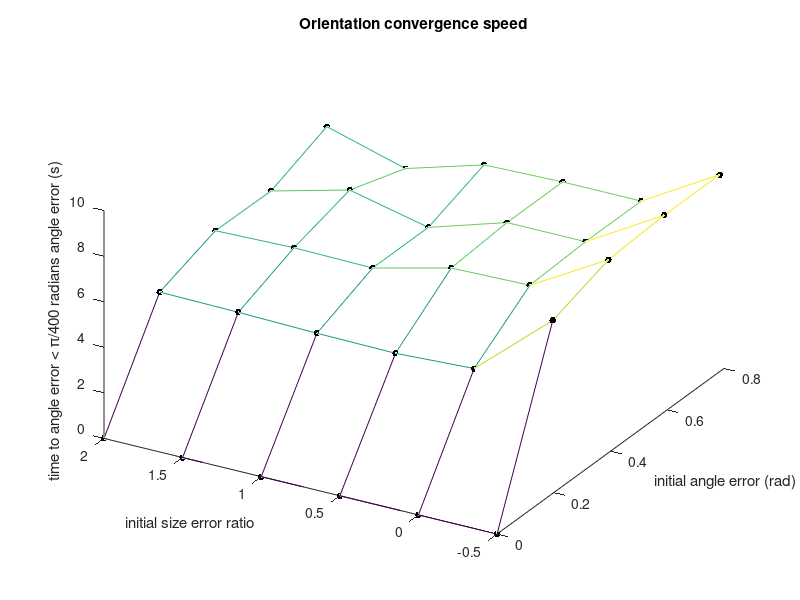
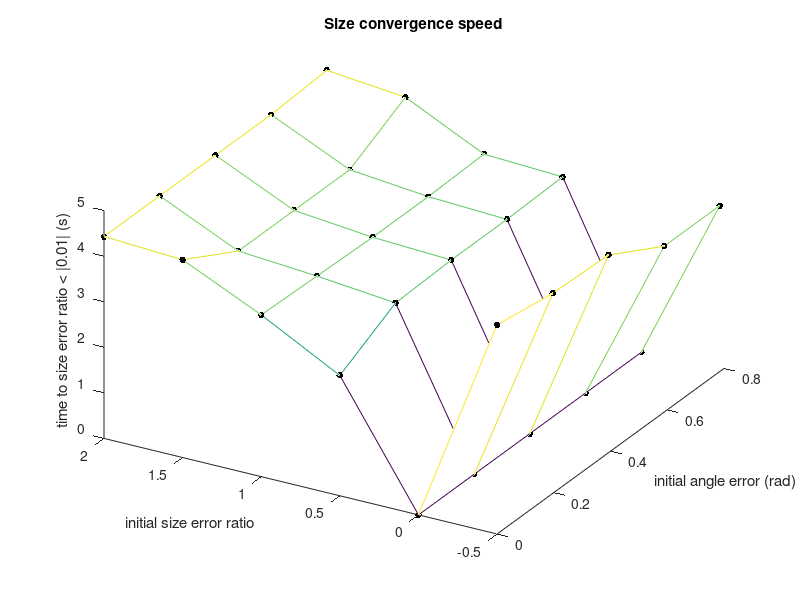

The MATLAB source for these figures, in order:
clear all
close all

[a,s] = meshgrid(0:pi/16:pi/4,-0.5:0.5:2);
tA = [0	7.59	8.47	8.64	8.64;
      0	4.64	6.51	6.64	6.64;
      0	4.47	6.43	6.64	6.64;
      0	4.51	5.59	5.59	6.55;
      0	4.59	5.64	6.39	5.55;
      0	4.64	5.55	5.51	6.55];
tS = [4.59	4.39	4.34	3.64	3.64;
      0     0       0       0       0   ;
      2.64	3.34	3.39	3.39	3.43;
      3.55	3.51	3.47	3.47	3.51;
      4.34	3.64	3.64	3.64	4.34;
      4.43	4.43	4.43	4.43	4.51];
  
figure
hold on
mesh(a,s,tA);
plot3(a,s,tA,'k.','markersize',15);
xlabel('initial angle error (rad)')
ylabel('initial size error ratio')
zlabel('time to angle error < \pi/400 radians angle error (s)')
title('Orientation convergence speed')
view(-60,40)

figure
hold on
mesh(a,s,tS);
plot3(a,s,tS,'k.','markersize',15);
xlabel('initial angle error (rad)')
ylabel('initial size error ratio')
zlabel('time to size error ratio < |0.01| (s)')
title('Size convergence speed')
view(-60,40)
